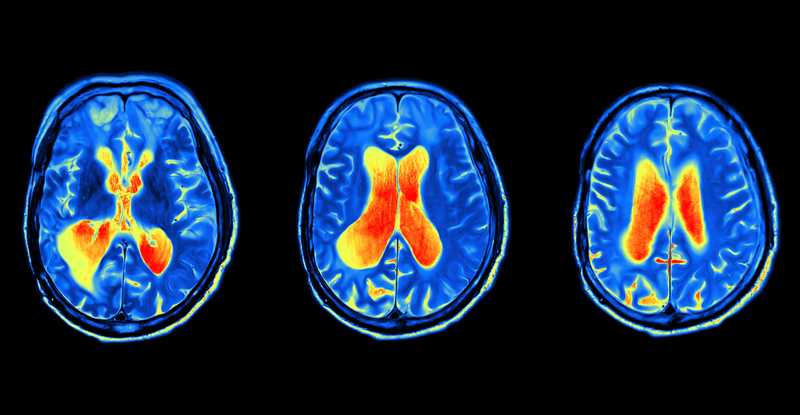
#> input picture HW1/Q1/brains.png, 800 x 415 px
$ python Q1.py
#> lines starting #> are read from the running program, lines starting #| are printed output that depends on the picture; after the words box and inside, x2 and y2 are one past the last pixel; in counts of white or black regions, pixels touching at a corner belong together
import cv2 as cv
import matplotlib.pyplot as plt


def save_as_png(name, image):
    cv.imwrite(name + '.png', image)


def show_with_plot(img, title):
    plt.figure()
    if 'gray' in title:
        plt.imshow(img, cmap='gray')
    else:
        plt.imshow(img)
    plt.xticks([])
    plt.yticks([])
    plt.title(title)
    plt.show()


# 1
img = cv.imread('brains.png')
#> img is the input picture: shape (415, 800, 3); mean B, G, R 65.5, 42.2, 24.3
img = cv.cvtColor(img, cv.COLOR_BGR2RGB)

# 2
show_with_plot(img, 'Brains')

# 3
gray = cv.cvtColor(img, cv.COLOR_BGR2GRAY)
show_with_plot(gray, "gray")

# 4
gray_64 = gray//4
gray_16 = gray//16
gray_2 = gray//128
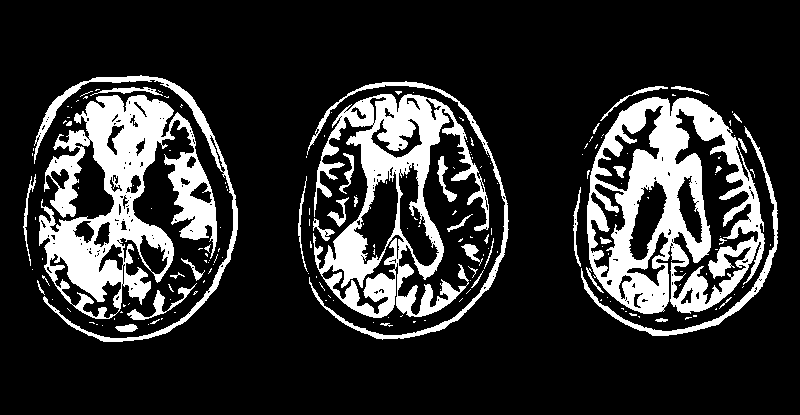
#> gray_2: shape (415, 800); values 0 (black) and 1 (white), 18.5% white; 186 white regions (145 under 20 px), largest, box (x1, y1, x2, y2) and area: (587, 97, 765, 314) 18347, (39, 95, 217, 319) 17354, (313, 94, 489, 318) 14219
show_with_plot(gray_64 * 4, 'gray 64')
show_with_plot(gray_16 * 17, 'gray 16')
show_with_plot(gray_2 * 255, 'gray 2')
#> in show_with_plot (call 5), `plt.show()`:
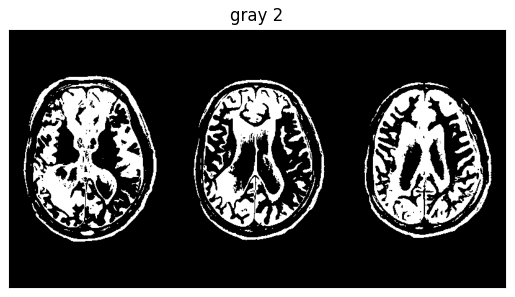
#> figure drawn by matplotlib, 1 panel

# 5
ret, binary = cv.threshold(gray, 127, 255, cv.THRESH_BINARY)
show_with_plot(binary, 'gray binary')
double_img = cv.normalize(gray.astype('double'), None, 0.0, 1.0, cv.NORM_MINMAX)
show_with_plot(double_img, 'gray double')

# 6
save_as_png('graypng', gray)

# 7
xax, yax, rgb = img.shape
#> xax = 415; yax = 800; rgb = 3
width = yax//3
#> width = 266
left_img = img[:, :width, :]
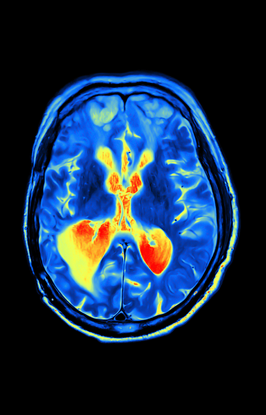
#> left_img: shape (415, 266, 3); mean R, G, B 23.5, 44.3, 68.5
middle_img = img[:, width:2 * width, :]
right_img = img[:, 2*width:, :]
plt.subplot(131)
plt.title('left brain')
plt.imshow(left_img)
plt.subplot(132)
plt.title('middle brain')
plt.imshow(middle_img)
plt.subplot(133)
plt.title('right brain')
plt.imshow(right_img)
plt.show()

# 8
if img.shape[1] % 3 is not 0:
    right_img = img[:, 2 * width: 3 * width, :]
#> right_img: shape (415, 266, 3)
left_img_gray = cv.cvtColor(left_img, cv.COLOR_BGR2GRAY)
middle_img_gray = cv.cvtColor(middle_img, cv.COLOR_BGR2GRAY)
right_img_gray = cv.cvtColor(right_img, cv.COLOR_BGR2GRAY)
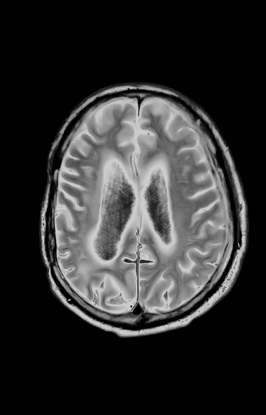
#> right_img_gray: shape (415, 266); min 0, max 212, mean 47
total_img = (left_img_gray + middle_img_gray + right_img_gray)//3
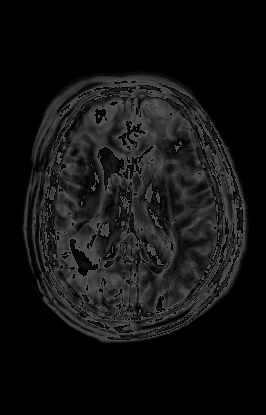
#> total_img: shape (415, 266); min 0, max 85, mean 18.5
show_with_plot(total_img, 'total gray image')
save_as_png('totalpng', total_img)

# 9
scale = 4
new_shape = (xax * scale, yax * scale)
#> new_shape = (1660, 3200)
resized_1 = cv.resize(img, new_shape, interpolation=cv.INTER_NEAREST)
show_with_plot(resized_1, 'gray resized nearest-4')
resized_2 = cv.resize(img, new_shape, interpolation=cv.INTER_LINEAR)
show_with_plot(resized_2, 'gray resized linear-4')
resized_3 = cv.resize(img, new_shape, interpolation=cv.INTER_AREA)
show_with_plot(resized_3, 'gray resized area-4')


scale = 0.25
new_shape = (int(xax * scale), int(yax * scale))
#> new_shape = (103, 200)
resized_1 = cv.resize(img, new_shape, interpolation=cv.INTER_NEAREST)
#> resized_1: shape (200, 103, 3)
show_with_plot(resized_1, 'gray resized nearest-0.25')
resized_2 = cv.resize(img, new_shape, interpolation=cv.INTER_LINEAR)
#> resized_2: shape (200, 103, 3)
show_with_plot(resized_2, 'gray resized linear-0.25')
resized_3 = cv.resize(img, new_shape, interpolation=cv.INTER_AREA)
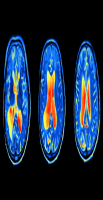
#> resized_3: shape (200, 103, 3); mean R, G, B 24.4, 42.2, 65.5
show_with_plot(resized_3, 'gray resized area-0.25')


# 10
flip_hor = cv.flip(middle_img, 1)
show_with_plot(flip_hor, 'h flipped image')
flip_ver = cv.flip(middle_img, 0)
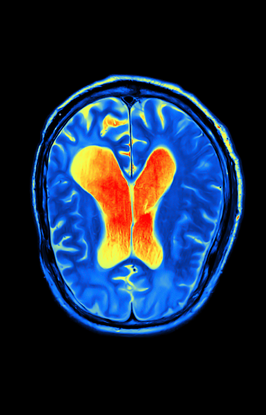
#> flip_ver: shape (415, 266, 3); mean R, G, B 26, 40.5, 63.1
show_with_plot(flip_ver, 'v flipped image')

cv.waitKey(0)
cv.destroyAllWindows()

$ run again, with HW1/Q1/totalpng.png copied over HW1/Q1/brains.png
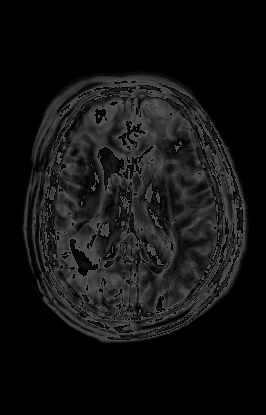
#> input picture HW1/Q1/totalpng.png, 266 x 415 px
#> img is the input picture: shape (415, 266, 3); min 0, max 85, mean 18.5
#> gray_2: shape (415, 266); every value is 0
#> `resized_3 = cv.resize(img, new_shape, interpolation=cv.INTER_AREA)`:
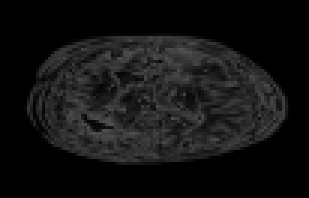
#> resized_3: shape (66, 103, 3) (shown 3 times larger); min 0, max 83, mean 18.5
#> `flip_ver = cv.flip(middle_img, 0)`:
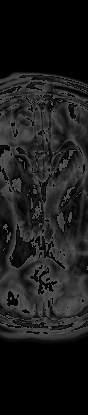
#> flip_ver: shape (415, 88, 3); min 0, max 85, mean 27.9
